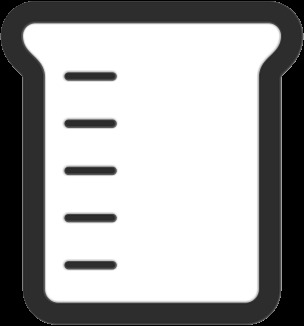
#> input picture krpc_cv_py/item_inputs/beaker.png, 304 x 326 px; its folder holds only this picture in this run
$ python createTrainingData.py
#> lines starting #> are read from the running program, lines starting #| are printed output that depends on the picture
"""
Author: Mushfiqur Rahman <realmrahman.19@gmail.com>

This script imports selected item image and generates training data of different levels for KIBO RPC 5th.
Levels are defined by min items, maximum items, scaling, rotation, and overlapping booleans.
At time of export, for each level, a labels.json file is also generated for each image with the following data:
    item_name: str
    num_items: int
    bounding_boxes: int[][4] # [x1, y1, x2, y2]
"""
import os
import json
import re
from typing import List
import cv2
import numpy as np
import imutils
import argparse

class Level:
    def __init__(
        self,
        min_items: int = 1,
        max_items: int = 1,
        scaling: bool = False,
        rotation: bool = False,
        overlapping: bool = False,
    ):
        self.min_items = min_items
        self.max_items = max_items
        self.scaling = scaling # Scale each item randomly between 0.5 and 1.2
        self.rotation = rotation # Rotate each item randomly between 0 and 360 degrees at stops of 45 degrees
        self.overlapping = overlapping # Have items partially overlap with each other, if not True make sure they don't overlap


# Define levels here
# Level(min_items, max_items, scaling, rotation, overlapping)
levels = [
    # Level(1, 1, False, False, False),
    # Level(1, 3, True, False, False),
    Level(1, 4, True, True, False),
    Level(3, 5, True, True, True),
]

# item_name = "screwdriver"
item_width = 65 * 2
item_height = 0
image_dimensions = (150 * 2, 225 * 2)
# image_per_level = 5

input_path = "item_inputs"
output_path = "data_outputs"

def getBoundingBoxWithOverlap(bounding_boxes: List[List[int]], width: int, height: int, allowed_overlap: float):
    """
    Generate a random bounding box that overlaps with existing bounding boxes but only to certain degree.

    :param bounding_boxes: List of existing bounding boxes
    :type bounding_boxes: List[List[int]]
    :param width: Width of the new bounding box
    :type width: int
    :param height: Height of the new bounding box
    :type height: int
    :param allowed_overlap: Allowed overlap percentage with existing bounding boxes
    :type allowed_overlap: float

    :return: A new bounding box that overlaps with existing bounding boxes
    :rtype: [int, int, int, int]
    """
    x1 = np.random.randint(0, image_dimensions[1] - width)
    y1 = np.random.randint(0, image_dimensions[0] - height)
    x2 = x1 + width
    y2 = y1 + height

    new_bounding_box = [x1, y1, x2, y2]

    for bounding_box in bounding_boxes:
        x1_overlap = max(bounding_box[0], new_bounding_box[0])
        y1_overlap = max(bounding_box[1], new_bounding_box[1])
        x2_overlap = min(bounding_box[2], new_bounding_box[2])
        y2_overlap = min(bounding_box[3], new_bounding_box[3])

        overlap_width = max(0, x2_overlap - x1_overlap)
        overlap_height = max(0, y2_overlap - y1_overlap)

        overlap_area = overlap_width * overlap_height
        total_area = width * height

        if overlap_area / total_area > allowed_overlap:
            return getBoundingBoxWithOverlap(bounding_boxes, width, height, allowed_overlap)

    return new_bounding_box

def getNonOverlappingBoundingBoxes(existing_bounding_boxes: List[List[int]], width: int, height: int):
    """
    Generate a random bounding box that does not overlap with existing bounding boxes.
    If it does, recursively call the function until a non-overlapping bounding box is found.

    :param existing_bounding_boxes: List of existing bounding boxes
    :type existing_bounding_boxes: List[List[int]]
    :param width: Width of the new bounding box
    :type width: int
    :param height: Height of the new bounding box
    :type height: int
    :return: A new bounding box that does not overlap with existing bounding boxes
    :rtype: [int, int, int, int]
    """
    x1 = np.random.randint(0, image_dimensions[1] - width)
    y1 = np.random.randint(0, image_dimensions[0] - height)
    x2 = x1 + width
    y2 = y1 + height

    new_bounding_box = [x1, y1, x2, y2]

    for bounding_box in existing_bounding_boxes:
        x1 = max(bounding_box[0], new_bounding_box[0])
        y1 = max(bounding_box[1], new_bounding_box[1])
        x2 = min(bounding_box[2], new_bounding_box[2])
        y2 = min(bounding_box[3], new_bounding_box[3])

        if x1 < x2 and y1 < y2:
            return getNonOverlappingBoundingBoxes(existing_bounding_boxes, width, height)

    return new_bounding_box

def rotate_image(img, angle):
    size_reverse = np.array(img.shape[1::-1]) # swap x with y
    M = cv2.getRotationMatrix2D(tuple(size_reverse / 2.), angle, 1.)
    MM = np.absolute(M[:,:2])
    size_new = MM @ size_reverse
    M[:,-1] += (size_new - size_reverse) / 2.
    rotated_image = cv2.warpAffine(img, M, tuple(size_new.astype(int)), borderMode=cv2.BORDER_CONSTANT, borderValue=(255, 255, 255))

    return rotated_image

def trim_image(image):
    # Find the non-transparent pixels (where alpha > 0)
    if image.shape[2] == 4:  # Ensure we have an alpha channel
        alpha_channel = image[:, :, 3]
        # Find coordinates of non-transparent pixels
        non_transparent_coords = np.column_stack(np.where(alpha_channel > 0))

        if len(non_transparent_coords) > 0:
            # Get the bounding box of non-transparent pixels
            min_row, min_col = np.min(non_transparent_coords, axis=0)
            max_row, max_col = np.max(non_transparent_coords, axis=0)

            # Crop the image to the bounding box
            cropped_image = image[min_row:max_row+1, min_col:max_col+1]
            return cropped_image

    return image # If no non-transparent pixels, return the original image

def main(item_name: str, image_per_level: int, allowed_overlap: float = 0.5):
#> called with item_name = 'beaker.png', image_per_level = 5, allowed_overlap = 0.5
    item_name = item_name.split(".")[0]
    item = cv2.imread(f"{input_path}/{item_name}.png", cv2.IMREAD_UNCHANGED)
#> item is the input picture: shape (326, 304, 4); mean B, G, R, A 164.3, 164.3, 164.3, 219.7

    global item_height, item_width

    item_width = 65 * 2
    item_height = 0

    if item.shape[0] > item.shape[1]:
        item_height = item_width
        item_width = int(item_height * item.shape[1] / item.shape[0])
#> item_width = 121
    else:
        item_height = int(item_width * item.shape[0] / item.shape[1])

    item = cv2.resize(item, (item_width, item_height), interpolation=cv2.INTER_AREA)
#> item: shape (130, 121, 4)
    for i in range(len(levels)):
        print("Creating Level", i + 1, "Images")
        level = levels[i]
        images_bounding_boxes = {}

        for image_idx in range(image_per_level):
            num_items = np.random.randint(level.min_items, level.max_items + 1)
            bounding_boxes = []

            image = np.ones(image_dimensions + (4,), np.uint8) * 255

            for _ in range(num_items):
                item_copy = item.copy()

                scale = 1

                if level.scaling:
                    scale = np.random.uniform(0.60, 1.0)
                    item_copy = cv2.resize(item_copy, (int(item_width * scale), int(item_height * scale)), interpolation=cv2.INTER_AREA)

                if level.rotation: # Rotate between 0 and 360 degrees at stops of 45 degrees
                    angle = np.random.randint(0, 8) * 45
                    item_copy = rotate_image(item_copy, angle)

                item_copy = trim_image(item_copy) # Trim the image to remove transparent pixels

                x1 = np.random.randint(0, image_dimensions[1] - item_copy.shape[1])
                y1 = np.random.randint(0, image_dimensions[0] - item_copy.shape[0])
                x2 = x1 + item_copy.shape[1]
                y2 = y1 + item_copy.shape[0]

                try:
                    if not level.overlapping:
                            x1, y1, x2, y2 = getNonOverlappingBoundingBoxes(bounding_boxes, item_copy.shape[1], item_copy.shape[0])
                    else:
                            x1, y1, x2, y2 = getBoundingBoxWithOverlap(bounding_boxes, item_copy.shape[1], item_copy.shape[0], allowed_overlap)
                except RecursionError:
                    break

                # Place item on image with alpha by converting alpha channel to a 3 channel image
                alpha = cv2.merge((item_copy[:,:,3] / 255,) * 4) # Invert alpha to black out the item
                item_copy = cv2.multiply(alpha, item_copy.astype(float)).astype(np.uint8) # Black out pixels outside the item on item image


                image_sub = cv2.multiply(1.0 - alpha, image[y1:y2, x1:x2].astype(float)).astype(np.uint8) # Black out pixels inside the item on main image
                image[y1:y2, x1:x2] = cv2.add(image_sub, item_copy) # (Black Outside + Item) + (Black Inside + Main Image)

                bounding_boxes.append([x1, y1, x2, y2])

            image_name = f"{item_name}_level_{i + 1}_{image_idx + 1}.png"
            image_path = f"{output_path}/{item_name}/level_{i + 1}/{image_name}"
            os.makedirs(os.path.dirname(image_path), exist_ok=True)
            # Apply a random brightness of 0.7 to 0.95
            image = cv2.convertScaleAbs(image, alpha=1, beta=np.random.uniform(-0.7, -0.2) * 127)
            # Apply Gaussian blur with a kernel size of 2
            image = cv2.GaussianBlur(image, (3, 3), 0)
            cv2.imwrite(image_path, image)

            print('\t', image_path)

            images_bounding_boxes[image_name] = {
                "num_items": len(bounding_boxes),
                "bounding_boxes": bounding_boxes
            }

        print("\n")

        with open(f"{output_path}/{item_name}/level_{i + 1}/labels.json", "w") as f:
            f.write(json.dumps({
                "item_name": item_name,
                "images_path": f"level_{i + 1}/",
                "bounding_boxes": images_bounding_boxes
            }, indent=4))
#> this loop made 2 passes
#> pass 1, in main, `cv2.imwrite(image_path, image)`:
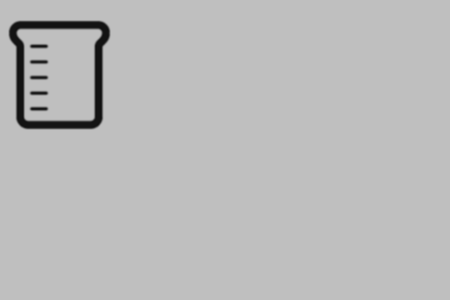
#> saved as beaker_level_1_1.png: shape (300, 450, 4); mean B, G, R, A 187, 187, 187, 190.8
#> pass 1, in main, `cv2.imwrite(image_path, image)`:
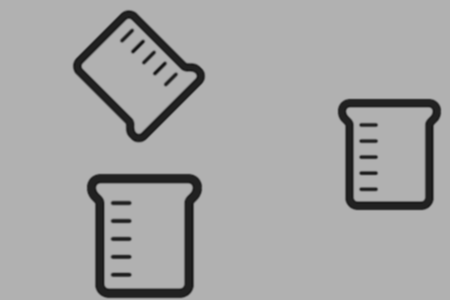
#> saved as beaker_level_1_2.png: shape (300, 450, 4); mean B, G, R, A 165.3, 165.3, 165.3, 176.3
#> pass 1, in main, `cv2.imwrite(image_path, image)`:
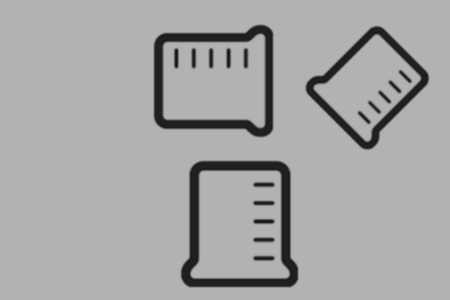
#> saved as beaker_level_1_3.png: shape (300, 450, 4); mean B, G, R, A 166.1, 166.1, 166.1, 177.5
#> pass 1, in main, `cv2.imwrite(image_path, image)`:
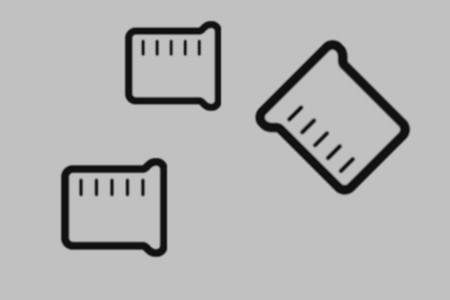
#> saved as beaker_level_1_4.png: shape (300, 450, 4); mean B, G, R, A 180.6, 180.6, 180.6, 192.4
#> after the loop:
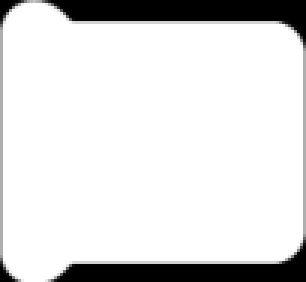
#> alpha: shape (94, 102, 4) float64 (shown 3 times larger); mean B, G, R, A 0.87, 0.87, 0.87, 0.87
#> after the loop:
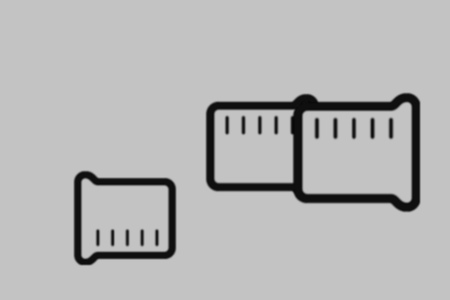
#> image: shape (300, 450, 4); mean B, G, R, A 182.6, 182.6, 182.6, 194.6
#> after the loop:
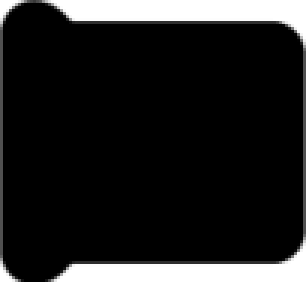
#> image_sub: shape (94, 102, 4) (shown 3 times larger); mean B, G, R, A 33.1, 33.1, 33.1, 33.1

if __name__ == "__main__":
    parser = argparse.ArgumentParser(description="Generate training data for KIBO RPC 5th")
    parser.add_argument("-n", "--item_name", type=str, default="_all", help="Name of the item to generate data for")
    parser.add_argument("-c", "--per_level", type=int, default=5, help="Number of images per level")
    parser.add_argument("-o", "--allowed_overlap", type=float, default=0.5, help="Allowed overlap percentage with existing bounding boxes")

    item_name = parser.parse_args().item_name
    image_per_level = parser.parse_args().per_level
    allowed_overlap = parser.parse_args().allowed_overlap

    if item_name == "_all":
        items = os.listdir(input_path)
        for item in items:
            print("Generating data for", item)
            main(item, image_per_level, allowed_overlap)
    else:
        main(item_name, image_per_level, allowed_overlap)

$ run again, on krpc_cv_py/item_inputs/crystal.png
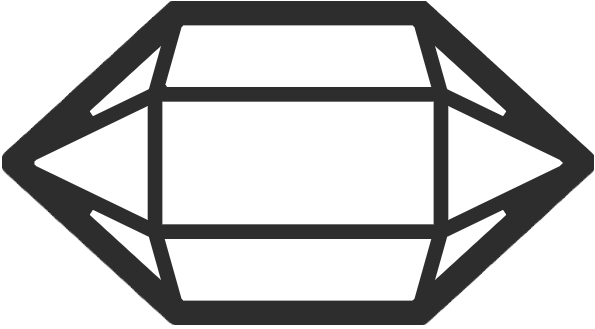
#> input picture krpc_cv_py/item_inputs/crystal.png, 595 x 329 px
#> in main, item is the input picture: shape (329, 595, 4); mean B, G, R, A 193.9, 193.9, 193.9, 179.9
#> item: shape (71, 130, 4)
#> after the loop in main, `for i in range(len(levels)):`:
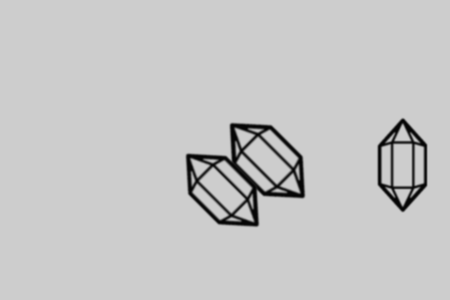
#> image: shape (300, 450, 4); mean B, G, R, A 198.3, 198.3, 198.3, 204.6
#> after the loop in main, `for i in range(len(levels)):`:
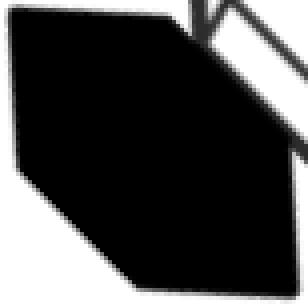
#> image_sub: shape (76, 77, 4) (shown 4 times larger); mean B, G, R, A 74.4, 74.4, 74.4, 82.2

$ run again, on krpc_cv_py/item_inputs/diamond.png
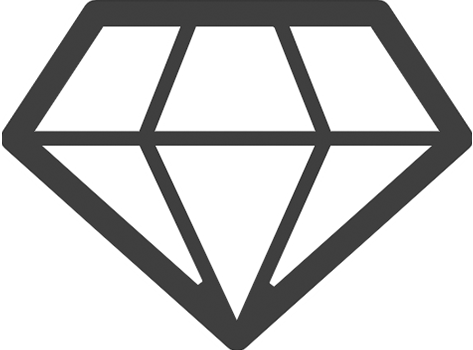
#> input picture krpc_cv_py/item_inputs/diamond.png, 473 x 350 px
#> in main, item is the input picture: shape (350, 473, 4); mean B, G, R, A 201.4, 201.4, 201.4, 160.8
#> item: shape (96, 130, 4)
#> after the loop in main, `for i in range(len(levels)):`:
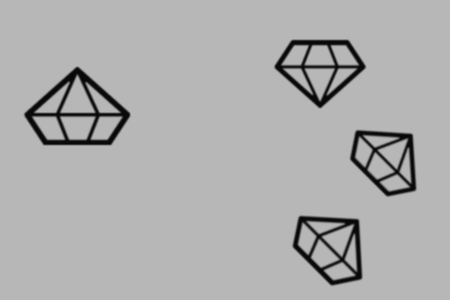
#> image: shape (300, 450, 4); mean B, G, R, A 174, 174, 174, 182.6
#> after the loop in main, `for i in range(len(levels)):`:
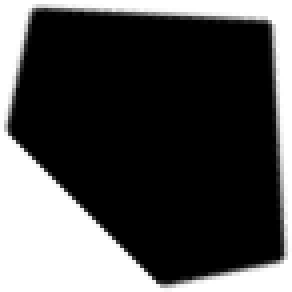
#> image_sub: shape (73, 73, 4) (shown 4 times larger); mean B, G, R, A 77.8, 77.8, 77.8, 77.8

$ run again, on krpc_cv_py/item_inputs/emerald.png
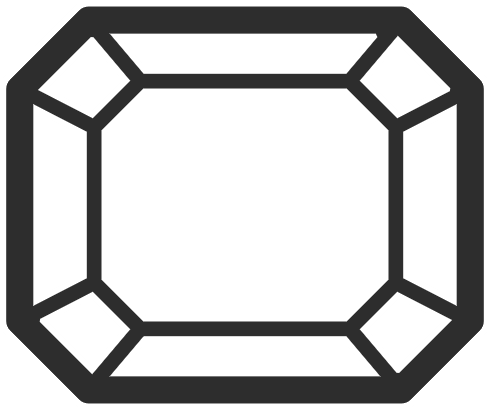
#> input picture krpc_cv_py/item_inputs/emerald.png, 490 x 410 px
#> in main, item is the input picture: shape (410, 490, 4); mean B, G, R, A 190.7, 190.7, 190.7, 223.5
#> item: shape (108, 130, 4)
#> after the loop in main, `for i in range(len(levels)):`:
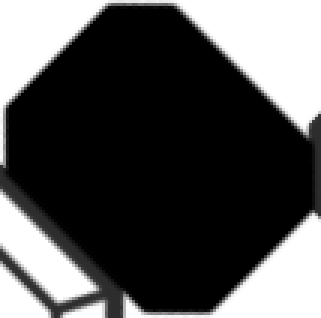
#> image_sub: shape (106, 107, 4) (shown 3 times larger); mean B, G, R, A 80.9, 80.9, 80.9, 91.2
